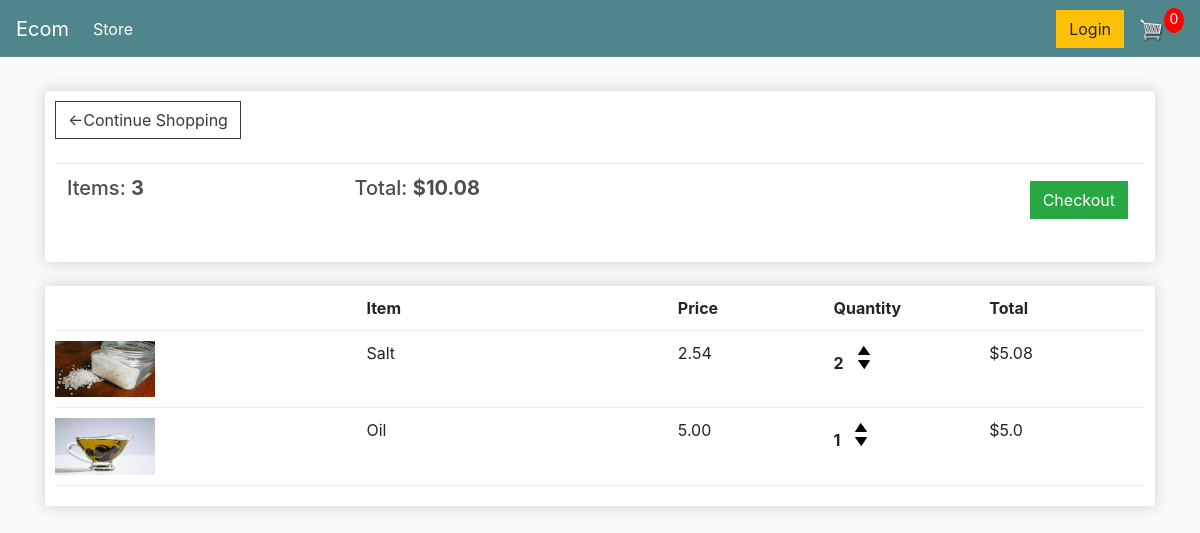
The app's page /cart/ (signed in) with its own data.
### store/models.py (models this page shows, shortened)
class Order(models.Model):
    customer = models.ForeignKey(Customer, on_delete=models.SET_NULL, blank=True, null=True)
    date_orderd = models.DateTimeField(auto_now_add=True)
    complete = models.BooleanField(default=False, null=True, blank=False)
    transaction_id = models.CharField(max_length=200, null=True)
    @property
    def get_cart_total(self):
        orderitems = self.orderitem_set.all()
        total = sum([item.get_total for item in orderitems])
        return total
    @property
    def get_cart_items(self):
        orderitems = self.orderitem_set.all()
        total = sum([item.quantity for item in orderitems])
        return total

class OrderItem(models.Model):
    product = models.ForeignKey(Product, on_delete=models.SET_NULL, blank=True, null=True)
    order = models.ForeignKey(Order, on_delete=models.SET_NULL, blank=True, null=True)
    quantity = models.IntegerField(default=0, null=True, blank=True)
    date_added = models.DateTimeField(auto_now_add=True)
    @property
    def get_total(self):
        total = self.product.price * self.quantity
        return total

class Product(models.Model):
    name = models.CharField(max_length=200, null=True)
    price = models.FloatField(default=0)
    digital = models.BooleanField(default=False, null=True, blank=False)
    image = models.ImageField(null=True, blank=True)
    @property
    def imageURL(self):
        try:
            url = self.image.url
        except:
            url = ''
        return url

### store/views.py (the view)
# urls.py: path('cart/', views.cart, name='cart'),
def cart(request):
	if request.user.is_authenticated:
		customer = request.user.customer
		order, created = Order.objects.get_or_create(customer=customer, complete=False)
		items = order.orderitem_set.all()
	else:
		items = []
		order = {'get_cart_total':0, 'get_cart_items':0}
	context = {'items':items, 'order':order}
	return render(request, 'store/cart.html', context)

### store/templates/store/cart.html
{% extends 'store/main.html' %}
{% load static %}
{% block content %}
<div class="row">
    <div class="col-lg-12">
        <div class="box-element">
            <a class="btn btn-outline-dark" href="{% url 'store' %}">&#x2190;Continue Shopping</a>
            <br>
            <br>
            <table class="table">
                <tr>
                    <th><h5>Items: <strong>{{order.get_cart_items}}</strong></h5></th>
                    <th><h5>Total: <strong>${{order.get_cart_total}}</strong></h5></th>
                    <th>
                        <a style="float:right; margin:5px" class="btn btn-success" href="{% url 'checkout' %}">Checkout</a>
                    </th>
                </tr>
            </table>
        </div>
        <br>
        <div class="box-element">
            <div class="cart-row">
                <div style="flex:2" ></div>
                <div style="flex:2" ><strong>Item</strong></div>
                <div style="flex:1" ><strong>Price</strong></div>
                <div style="flex:1" ><strong>Quantity</strong></div>
                <div style="flex:1" ><strong>Total</strong></div>
            </div>
            {% for item in items %}
            <div class="cart-row">
                <div style="flex:2" ><img class="row-image" src="{{item.product.imageURL}}"></div>
                <div style="flex:2" ><p>{{item.product.name}}</p></div>
                <div style="flex:1" ><p>{{item.product.price|floatformat:2}}</p></div>
                <div style="flex:1" >
                    <p class="quantity">{{item.quantity}}</p>
                    <div class="quantity">
                        <img class="chg-quantity" src="{% static 'images/arrow-up.png' %}">
                        <img class="chg-quantity" src="{% static 'images/arrow-down.png' %}">
                    </div>
                </div>
                <div style="flex:1" ><p>${{item.get_total}}</p></div>
            </div>
            {% endfor %}
        </div>
    </div>
</div>
{% endblock content %}

### static/css/main.css (style rules this page uses)
body { background-color: hsl(0, 0%, 98%); }
h1,h2,h3,h4,h5,h6 { color:hsl(0, 0%, 30%); }
.box-element { box-shadow:hsl(0, 0%, 80%) 0 0 16px; background-color: #fff; border-radius: 4px; padding: 10px; }
.col-lg-4, .col-lg-6, .col-lg-8, .col-lg-12 { margin-top: 10px; }
.btn { border-radius: 0; }
.row-image { width: 100px; }
.cart-row { display: flex; align-items: flex-stretch; padding-bottom: 10px; margin-bottom: 10px; border-bottom: 1px solid #ececec; }
.quantity { display: inline-block; font-weight: 700; padding-right:10px; }
.chg-quantity { width: 12px; cursor: pointer; display: block; margin-top: 5px; transition:.1s; }

### records on screen
Order: get_cart_items "3", get_cart_total "10.08"
OrderItem: product.imageURL (picture), product.name "Salt", product.price "2.54", quantity "2", get_total "5.08"
OrderItem: product.imageURL (picture), product.name "Oil", product.price "5.00", quantity "1", get_total "5.0"
